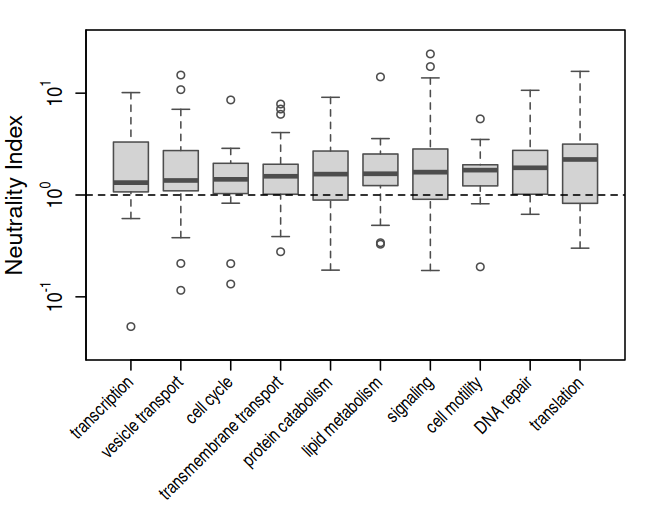

R code for this plot:
ffn <- 'gene_cat_class.tsv'
fni <- 'gene_sp_ni_pairwise.csv'
fout <- 'figure_5D.svg'

# minimum no. of entries in a category
mindata <- 15

# maximum dS for a comparison
maxds <- 0.8

dfn <- read.csv(file = ffn, sep = '\t')
dni <- read.csv(file = fni)

# apply max dS threshold
dni <- dni[ dni$dS <= maxds, ]

# species with valid NI 
sps <- unique( c(dni$focal_species,dni$closest_species))
cat( sprintf("Species with valid NI = %s\n", paste(sps,collapse = ', ')))

# take log
dni$NI <- log10(dni$NI)

# list of NI for each gene
ls_gene_ni <- split( dni, dni$gene)

posg <- names(ls_gene_ni)[sapply( ls_gene_ni, function(X) all(X$NI<0))]
writeLines(text = posg, con = "genes_all_ni_lt1.txt")



# remove category - others
dfn <- dfn[ !dfn$category %in% c("uncategorized"), ]





# limit data to genes common to both datasets
genes <- intersect( dfn$gene, names(ls_gene_ni))
cat( sprintf("# genes with valid NI = %s\n", length(genes)))

ls_gene_ni <- ls_gene_ni[ genes]
dfn <- dfn[ dfn$gene %in% genes, ]

# group genes by category
cat_genes <- split( dfn$gene, dfn$category)
cat(sprintf("# Gene categories in the data = %i\n",length(cat_genes)))

cat_ni <- lapply( cat_genes, function(x) 
  do.call( rbind, ls_gene_ni[x]))
cat_ni <- cat_ni[ sapply( cat_ni, nrow) >= mindata]
ncat <- length(cat_ni)
cat(sprintf("# Gene categories with at least %i comparisons = %i\n", mindata, ncat))

# genes within these categories
genes <- unlist( sapply( cat_ni, function(x) unique(x$gene)))
cat( sprintf("# genes within these categories = %s\n", length(genes)))

# sort categories by median
med_ni <- sort( sapply( cat_ni, function(X) median(X$NI)))
cat_ni <- cat_ni[ names(med_ni)]

cat_ngenes <- sapply( cat_ni, function(x) length( unique(x$gene)))

cat_ng <- sapply( cat_ni, length)

## Wilcoxon tests
wtps <- rep( NA, ncat)
names(wtps) <- names(cat_ni)
for( i in 1:ncat){
  wtps[i] <- wilcox.test( x = cat_ni[[i]][,'NI'], mu = 0, alternative = 'g')$p.value
}

wtps.adj <- p.adjust(p = wtps, method = 'holm')

nsig <- sum( wtps.adj < 0.05)
cat(sprintf("# Categories with NI significantly greater than 1 = %i\n",nsig))

## plotting
cat_ni_only <- sapply( cat_ni, function(X) X[,'NI'])

svg( fout, width = 4, height = 3)
par( mar = c(6,3.6,1.5,1))

cxl = 1.0
cxx = 1.0
cxt = 0.75
cxp = 0.8

ptype = 1

ylims <- c(-1.5,1.5)
lytks <- -2:2

acol <- 'darkslategrey'
tcol <- apply( col2rgb(col = acol), 2, function(x) 
  rgb( x[1], x[2], x[3], 100, maxColorValue = 255))


bp <- boxplot( cat_ni_only, axes = F, ylim = range(ylims),
               ylab = "", boxwex = 0.6, cex = cxp, col = tcol,
               cex.lab = cxl, border = acol, lwd = 0.8, outline = T)

abline( h = 0, lty = 2)

mtext( text = "Neutrality Index", 
       side = 2, line = 2.5, cex = cxl)


## labels
tick <- seq_along(bp$names)
#op <- par(family = "Helvetica Narrow")
axis(1, at = tick, labels = F)
text( tick, par("usr")[3] - 0.3, gsub("_", " ", bp$names), srt = 45, xpd = T, 
      cex = cxt, adj = 1)

axis( side = 2, at = lytks, cex.axis = cxx, las = 2,
      labels = as.expression( sapply( lytks, function(x) 
        bquote( paste( 10^.(x))))))


#axis(side = 3, at = tick, labels = F)
#text( tick, par("usr")[4] + 0.2, cat_ng, xpd = T, cex = 0.7)

box()

dump <- dev.off()
